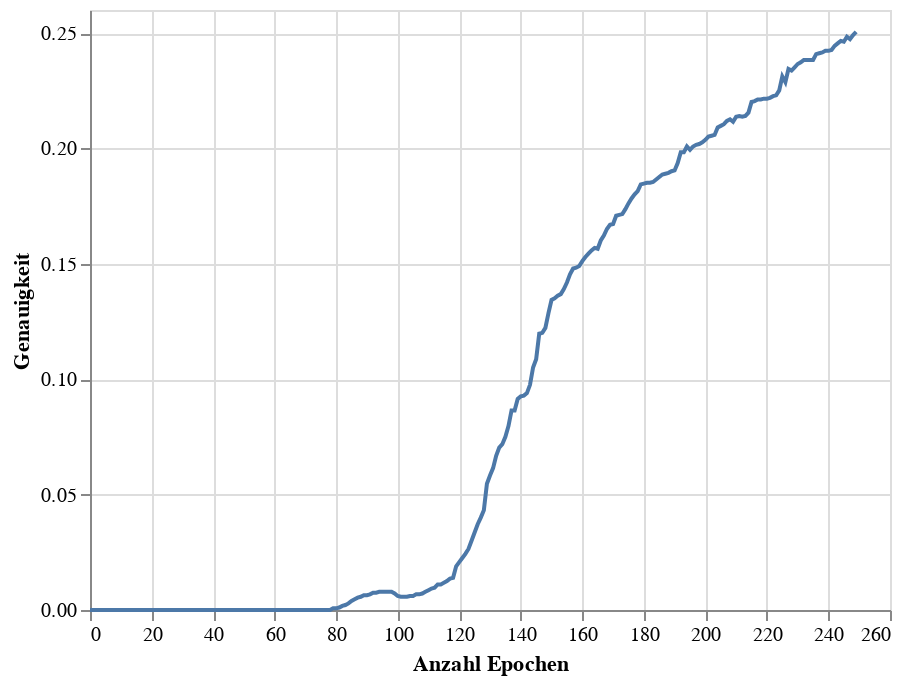

The notebook cell this image was saved under:
### Code cell
accuracy_chart = alt.Chart(accuracy_df).mark_line().encode(
    x=alt.X('Epoch',title = 'Anzahl Epochen'),
    y=alt.Y('Accuracy', title = 'Genauigkeit')
)
accuracy_chart

### Figure 1 — Vega-Lite specification as saved in the notebook (floating-point values rounded to 4 significant figures; data arrays with more than 128 entries replaced by an {"elided": "..."} marker saying what was removed)
{"config": {"view": {"continuousWidth": 400, "continuousHeight": 300}}, "data": {"name": "data-c87413e8286d4af5c0b7e98555d974e4"}, "mark": "line", "encoding": {"x": {"field": "Epoch", "title": "Anzahl Epochen", "type": "quantitative"}, "y": {"field": "Accuracy", "title": "Genauigkeit", "type": "quantitative"}}, "$schema": "https://vega.github.io/schema/vega-lite/v4.17.0.json", "datasets": {"data-c87413e8286d4af5c0b7e98555d974e4": {"elided": "250 records"}}}
